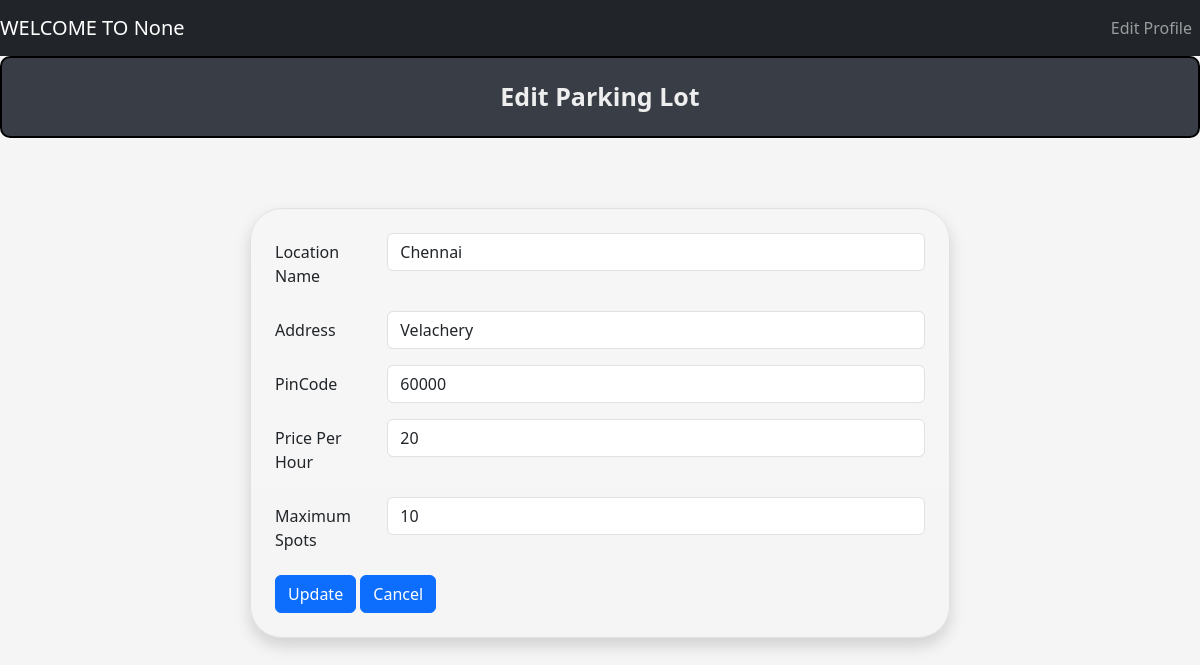
/admin/edit?lot_id=1, run on the app's committed database.
### tables this page shows
CREATE TABLE PARKINGLOT (
            id INTEGER PRIMARY KEY AUTOINCREMENT,
            prime_location_name TEXT NOT NULL,
            address TEXT NOT NULL,
            pincode TEXT NOT NULL,
            price INTEGER NOT NULL, 
            maximum_number_of_spots INTEGER NOT NULL
        );

### controllers/admin_controller.py (the view, shortened to what this page needs)
@admin.route('/admin/edit', methods=['GET', 'POST'])
def editSpot():
    lot_id = request.args.get('lot_id', type=int)
    print("Lot id : ", lot_id)
    parkinglotdata = fetch_parking_lot(lot_id)
    return render_template("admin/editParkinglot.html", parking_lot_data = parkinglotdata, lot_id = lot_id)

### models/parking_lot.py (called while the page is built)
def fetch_parking_lot(lot_id):
    connection = sqlite3.connect(DATABASE_PARKING)
    cur = connection.cursor()
    cur.execute(
        '''
            Select * from PARKINGLOT where id = (?)
        ''',(lot_id,)
    )
    parkinglotData = cur.fetchone()
    connection.commit()
    connection.close()
    return parkinglotData

### templates/admin/editParkinglot.html (shortened to what this page needs)
{% extends "navbar.html" %}
{% block content %}
    <div class="title"> Edit Parking Lot </div>
    <div style="padding: 50px;" class="d-flex justify-content-center align-items-center min-vh-50">
        <form id="lotForm" class="border p-4 bg-gradient rounded-5 shadow" style="width: 100%; max-width: 700px;">
            <div class="row mb-3">
                <label for="locationName" class="col-sm-2 col-form-label">Location Name</label>
                <div class="col-sm-10">
                    <input type="text" class="form-control" id="locationName" value="{{ parking_lot_data[1] }}" required>
                </div>
            </div>
            <div class="row mb-3">
                <label for="address" class="col-sm-2 col-form-label">Address</label>
                <div class="col-sm-10">
                    <input type="text" class="form-control" id="address" value = "{{parking_lot_data[2]}}"required>
                </div>
            </div>
            <div class="row mb-3">
                <label for="pincode" class="col-sm-2 col-form-label">PinCode</label>
                <div class="col-sm-10">
                    <input type="number" class="form-control" id="pincode" value="{{parking_lot_data[3]}}" required>
                </div>
            </div>
            <div class="row mb-3">
                <label for="pricePerHour" class="col-sm-2 col-form-label">Price Per Hour</label>
                <div class="col-sm-10">
                    <input type="number" class="form-control" id="pricePerHour" value="{{parking_lot_data[4]}}" required>
                </div>
            </div>
            <div class="row mb-3">
                <label for="maxSpots" class="col-sm-2 col-form-label">Maximum Spots</label>
                <div class="col-sm-10">
                    <input type="number" class="form-control" id="maxSpots" value="{{parking_lot_data[5]}}" required>
                </div>
            </div>
      <span>
        <button id="update" type="submit" class="btn btn-primary" >Update</button>
        <button id="cancel" type="button" class="btn btn-primary" onclick="window.location.href='/admin/dashboard'">Cancel</button>
      </span>
    </form>
  </div>
{% endblock %}

### static/css/style.css (style rules this page uses)
body { background-color: #f5f5f5; }
.title { background-color: #393E46; border: 2px solid black; border-radius: 10px; text-align: center; padding: 20px; font-weight: bold; font-size: 25px; margin-bottom: 20px; color: #EEEEEE; }

### data on the page
PARKINGLOT: prime_location_name "Chennai", address "Velachery", pincode "60000", price "20", maximum_number_of_spots "10"

### other printed values
{{ session.get('name') }} "None"
